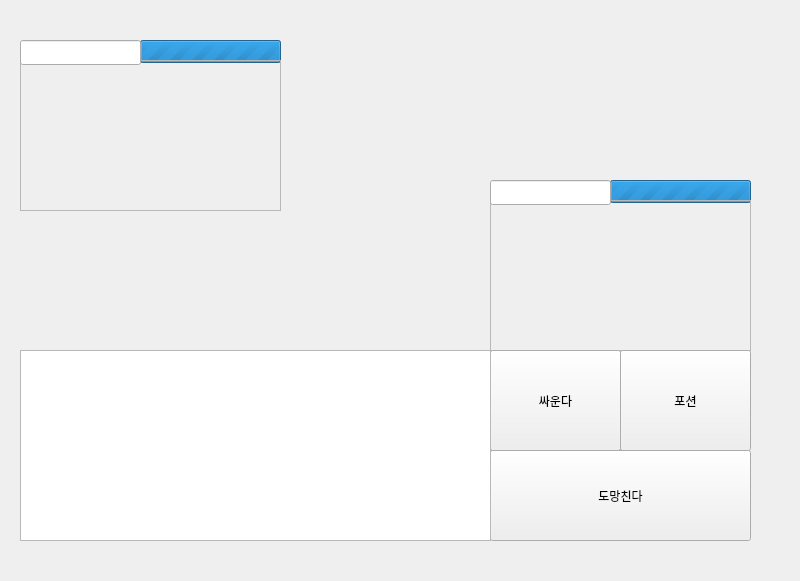
<?xml version="1.0" encoding="UTF-8"?>
<ui version="4.0">
 <class>MainWindow</class>
 <widget class="QMainWindow" name="MainWindow">
  <property name="geometry">
   <rect>
    <x>0</x>
    <y>0</y>
    <width>800</width>
    <height>581</height>
   </rect>
  </property>
  <property name="windowTitle">
   <string>MainWindow</string>
  </property>
  <widget class="QWidget" name="centralwidget">
   <widget class="QProgressBar" name="my_HP">
    <property name="geometry">
     <rect>
      <x>610</x>
      <y>180</y>
      <width>141</width>
      <height>23</height>
     </rect>
    </property>
    <property name="maximum">
     <number>0</number>
    </property>
    <property name="value">
     <number>0</number>
    </property>
    <property name="format">
     <string>%p%</string>
    </property>
   </widget>
   <widget class="QProgressBar" name="enemy_HP">
    <property name="geometry">
     <rect>
      <x>140</x>
      <y>40</y>
      <width>141</width>
      <height>23</height>
     </rect>
    </property>
    <property name="maximum">
     <number>0</number>
    </property>
    <property name="value">
     <number>0</number>
    </property>
    <property name="format">
     <string>%p%</string>
    </property>
   </widget>
   <widget class="QLabel" name="enemy_pic">
    <property name="geometry">
     <rect>
      <x>20</x>
      <y>60</y>
      <width>261</width>
      <height>151</height>
     </rect>
    </property>
    <property name="frameShape">
     <enum>QFrame::StyledPanel</enum>
    </property>
    <property name="text">
     <string/>
    </property>
    <property name="scaledContents">
     <bool>true</bool>
    </property>
   </widget>
   <widget class="QLabel" name="my_pic">
    <property name="geometry">
     <rect>
      <x>490</x>
      <y>200</y>
      <width>261</width>
      <height>151</height>
     </rect>
    </property>
    <property name="frameShape">
     <enum>QFrame::StyledPanel</enum>
    </property>
    <property name="text">
     <string/>
    </property>
    <property name="scaledContents">
     <bool>true</bool>
    </property>
   </widget>
   <widget class="QPushButton" name="fight">
    <property name="geometry">
     <rect>
      <x>490</x>
      <y>350</y>
      <width>131</width>
      <height>101</height>
     </rect>
    </property>
    <property name="text">
     <string>싸운다</string>
    </property>
   </widget>
   <widget class="QPushButton" name="potion">
    <property name="geometry">
     <rect>
      <x>620</x>
      <y>350</y>
      <width>131</width>
      <height>101</height>
     </rect>
    </property>
    <property name="text">
     <string>포션</string>
    </property>
   </widget>
   <widget class="QPushButton" name="run">
    <property name="geometry">
     <rect>
      <x>490</x>
      <y>450</y>
      <width>261</width>
      <height>91</height>
     </rect>
    </property>
    <property name="text">
     <string>도망친다</string>
    </property>
   </widget>
   <widget class="QLineEdit" name="enemy_name">
    <property name="geometry">
     <rect>
      <x>20</x>
      <y>40</y>
      <width>121</width>
      <height>25</height>
     </rect>
    </property>
   </widget>
   <widget class="QLineEdit" name="my_name">
    <property name="geometry">
     <rect>
      <x>490</x>
      <y>180</y>
      <width>121</width>
      <height>25</height>
     </rect>
    </property>
   </widget>
   <widget class="QTextEdit" name="battle_info">
    <property name="geometry">
     <rect>
      <x>20</x>
      <y>350</y>
      <width>471</width>
      <height>191</height>
     </rect>
    </property>
   </widget>
  </widget>
 </widget>
 <resources/>
 <connections/>
</ui>
